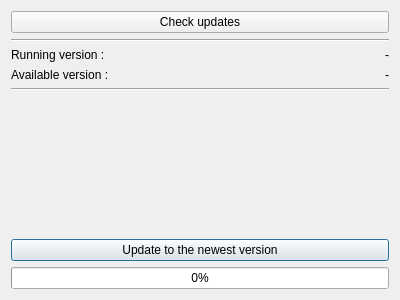
<?xml version="1.0" encoding="UTF-8"?>
<ui version="4.0">
 <class>updt::UpdateManager</class>
 <widget class="QDialog" name="updt::UpdateManager">
  <property name="geometry">
   <rect>
    <x>0</x>
    <y>0</y>
    <width>400</width>
    <height>300</height>
   </rect>
  </property>
  <property name="windowTitle">
   <string>Update manager</string>
  </property>
  <layout class="QGridLayout" name="gridLayout">
   <item row="1" column="0" colspan="2">
    <widget class="Line" name="line_2">
     <property name="orientation">
      <enum>Qt::Horizontal</enum>
     </property>
    </widget>
   </item>
   <item row="2" column="0">
    <widget class="QLabel" name="lbl_disp_runningVersion">
     <property name="sizePolicy">
      <sizepolicy hsizetype="Preferred" vsizetype="Maximum">
       <horstretch>0</horstretch>
       <verstretch>0</verstretch>
      </sizepolicy>
     </property>
     <property name="text">
      <string>Running version :</string>
     </property>
     <property name="alignment">
      <set>Qt::AlignLeading|Qt::AlignLeft|Qt::AlignVCenter</set>
     </property>
    </widget>
   </item>
   <item row="2" column="1">
    <widget class="QLabel" name="lbl_runningVersion">
     <property name="sizePolicy">
      <sizepolicy hsizetype="Preferred" vsizetype="Maximum">
       <horstretch>0</horstretch>
       <verstretch>0</verstretch>
      </sizepolicy>
     </property>
     <property name="text">
      <string>-</string>
     </property>
     <property name="alignment">
      <set>Qt::AlignRight|Qt::AlignTrailing|Qt::AlignVCenter</set>
     </property>
    </widget>
   </item>
   <item row="3" column="0">
    <widget class="QLabel" name="lbl_disp_availableVersion">
     <property name="sizePolicy">
      <sizepolicy hsizetype="Preferred" vsizetype="Maximum">
       <horstretch>0</horstretch>
       <verstretch>0</verstretch>
      </sizepolicy>
     </property>
     <property name="text">
      <string>Available version :</string>
     </property>
    </widget>
   </item>
   <item row="3" column="1">
    <widget class="QLabel" name="lbl_availableVersion">
     <property name="sizePolicy">
      <sizepolicy hsizetype="Preferred" vsizetype="Maximum">
       <horstretch>0</horstretch>
       <verstretch>0</verstretch>
      </sizepolicy>
     </property>
     <property name="text">
      <string>-</string>
     </property>
     <property name="alignment">
      <set>Qt::AlignRight|Qt::AlignTrailing|Qt::AlignVCenter</set>
     </property>
    </widget>
   </item>
   <item row="4" column="0" colspan="2">
    <widget class="Line" name="line">
     <property name="orientation">
      <enum>Qt::Horizontal</enum>
     </property>
    </widget>
   </item>
   <item row="6" column="0" colspan="2">
    <widget class="QPushButton" name="pb_update">
     <property name="text">
      <string>Update to the newest version</string>
     </property>
    </widget>
   </item>
   <item row="7" column="0" colspan="2">
    <widget class="QProgressBar" name="prgb_download">
     <property name="value">
      <number>0</number>
     </property>
    </widget>
   </item>
   <item row="0" column="0" colspan="2">
    <widget class="QPushButton" name="pb_checkUpdt">
     <property name="text">
      <string>Check updates</string>
     </property>
    </widget>
   </item>
   <item row="5" column="0" colspan="2">
    <widget class="QLabel" name="lbl_feedback">
     <property name="text">
      <string/>
     </property>
     <property name="scaledContents">
      <bool>true</bool>
     </property>
     <property name="alignment">
      <set>Qt::AlignCenter</set>
     </property>
     <property name="wordWrap">
      <bool>true</bool>
     </property>
    </widget>
   </item>
  </layout>
 </widget>
 <resources/>
 <connections/>
</ui>
